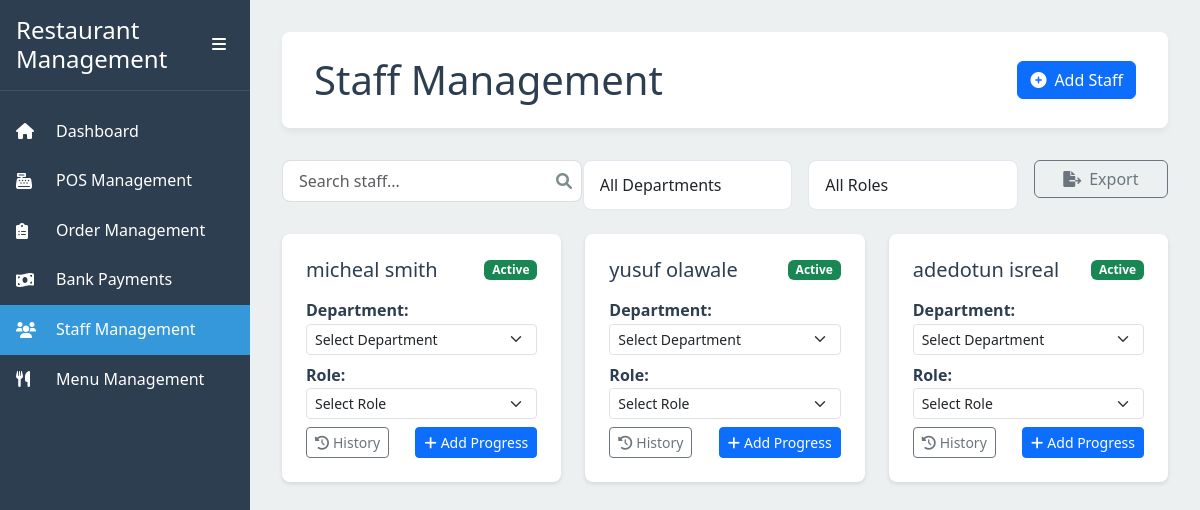
Page /staffmgt/ on the committed database.
### myapp/models.py (models this page shows, shortened)
class StaffProfile(models.Model):
    user = models.OneToOneField(User, on_delete=models.CASCADE)
    department = models.ForeignKey(Department, on_delete=models.SET_NULL, null=True, blank=True)
    role = models.ForeignKey(Role, on_delete=models.SET_NULL, null=True, blank=True)
    phone_number = models.CharField(max_length=15, blank=True)
    hire_date = models.DateField(auto_now_add=True)
    is_active = models.BooleanField(default=True)

### myapp/views.py (the view)
# urls.py: path('staffmgt/', views.staff_management, name='staff_management'),
def staff_management(request):
    staff_users = User.objects.filter(email__endswith='-staff@gmail.com')
    staff_profiles = []
    for user in staff_users:
        staff_profile, created = StaffProfile.objects.get_or_create(
            user=user,
            defaults={
                'department': None,
                'role': None,
                'is_active': True
            }
        )
        staff_profiles.append(staff_profile)
    context = {
        'staff_list': staff_profiles,
        'departments': Department.objects.all(),
        'roles': Role.objects.all(),
    }
    return render(request, 'staff_management.html', context)

### myapp/templates/staff_management.html (shortened to what this page needs)
{% load static %}
<!DOCTYPE html>
<html lang="en">
<head>
    <link href="https://cdn.jsdelivr.net/npm/bootstrap@5.3.0/dist/css/bootstrap.min.css" rel="stylesheet">
    <link rel="stylesheet" href="{% static 'dashboard.css' %}">
    <link rel="stylesheet" href="https://cdnjs.cloudflare.com/ajax/libs/font-awesome/6.0.0/css/all.min.css">
</head>
<body>
    <div class="dashboard">
        <aside class="sidebar" id="sidebar">
            <div class="sidebar-header">
                <h2>Restaurant Management</h2>
                <button class="sidebar-toggle" id="sidebarToggle">
                    <i class="fas fa-bars"></i>
                </button>
            </div>
            <nav class="sidebar-nav">
                <ul>
                    <li><a href="{% url 'dashboard' %}" class="nav-link">
                        <i class="fas fa-home"></i>
                        <span>Dashboard</span>
                    </a></li>
                    <li><a href="{% url 'manage_pos_payments' %}" class="nav-link">
                        <i class="fas fa-cash-register"></i>
                        <span>POS Management</span>
                    </a></li>
                    <li><a href="{% url 'view_orders' %}" class="nav-link">
                        <i class="fas fa-clipboard-list"></i>
                        <span>Order Management</span>
                    </a></li>
                    <li><a href="{% url 'manage_bank_payments' %}" class="nav-link">
                        <i class="fas fa-money-bill-wave"></i>
                        <span>Bank Payments</span>
                    </a></li>
                    <li><a href="{% url 'staff_management' %}" class="nav-link active">
                        <i class="fas fa-users"></i>
                        <span>Staff Management</span>
                    </a></li>
                    <li><a href="{% url 'menu_management' %}" class="nav-link">
                        <i class="fas fa-utensils"></i>
                        <span>Menu Management</span>
                    </a></li>
                </ul>
            </nav>
        </aside>
        <main class="main-content">
            <div class="content-header">
                <div class="d-flex justify-content-between align-items-center">
                    <h1 class="mb-0">Staff Management</h1>
                    <div class="header-actions">
                        <button class="btn btn-primary" data-bs-toggle="modal" data-bs-target="#addStaffModal">
                            <i class="fas fa-plus-circle me-2"></i>Add Staff
                        </button>
                    </div>
                </div>
            </div>
            <div class="controls-wrapper mb-4">
                <div class="row g-3">
                    <div class="col-md-4">
                        <div class="search-box">
                            <input type="text" id="staffSearch" placeholder="Search staff..." class="form-control">
                            <i class="fas fa-search"></i>
                        </div>
                    </div>
                    <div class="col-md-3">
                        <select id="departmentFilter" class="form-control">
                            <option value="">All Departments</option>
                        </select>
                    </div>
                    <div class="col-md-3">
                        <select id="roleFilter" class="form-control">
                            <option value="">All Roles</option>
                        </select>
                    </div>
                    <div class="col-md-2">
                        <button onclick="exportStaffData()" class="btn btn-outline-secondary w-100">
                            <i class="fas fa-file-export me-2"></i>Export
                        </button>
                    </div>
                </div>
            </div>
            <div class="summary-grid">
                {% for staff in staff_list %}
                <div class="summary-card staff-card" data-department="{{ staff.department.id }}" data-role="{{ staff.role.id }}">
                    <div class="card-body">
                        <div class="d-flex justify-content-between align-items-center mb-3">
                            <h5 class="card-title mb-0">{{ staff.user.get_full_name }}</h5>
                            <span class="badge {% if staff.is_active %}bg-success{% else %}bg-secondary{% endif %}">
                                {{ staff.is_active|yesno:"Active,Inactive" }}
                            </span>
                        </div>
                        <div class="staff-details">
                            <div class="mb-2">
                                <strong>Department:</strong>
                                <select class="form-select form-select-sm" onchange="updateStaffAssignment({{ staff.id }}, 'department', this.value)">
                                    <option value="">Select Department</option>
                                </select>
                            </div>
                            <div class="mb-2">
                                <strong>Role:</strong>
                                <select class="form-select form-select-sm" onchange="updateStaffAssignment({{ staff.id }}, 'role', this.value)">
                                    <option value="">Select Role</option>
                                </select>
                            </div>
                            <div class="staff-actions d-flex justify-content-between">
                                <button onclick="viewStaffHistory({{ staff.id }})" class="btn btn-sm btn-outline-secondary">
                                    <i class="fas fa-history me-1"></i>History
                                </button>
                                <button onclick="addProgressRecord({{ staff.id }})" class="btn btn-sm btn-primary">
                                    <i class="fas fa-plus me-1"></i>Add Progress
                                </button>
                            </div>
                        </div>
                    </div>
                </div>
                {% endfor %}
            </div>
        </main>
    </div>

### myapp/static/dashboard.css (style rules this page uses)
:root { --primary-color: #2c3e50; --secondary-color: #34495e; --accent-color: #3498db; --success-color: #2ecc71; --warning-color: #f1c40f; --danger-color: #e74c3c; --text-primary: #2c3e50; --text-secondary: #7f8c8d; --background-light: #ecf0f1; --sidebar-width: 250px; --sidebar-collapsed-width: 70px; --header-height: 60px; --border-radius: 8px; --transition-speed: 0.3s; }
* { margin: 0; padding: 0; box-sizing: border-box; }
body { font-family: 'Segoe UI', Tahoma, Geneva, Verdana, sans-serif; background-color: var(--background-light); color: var(--text-primary); line-height: 1.6; }
.dashboard { display: flex; min-height: 100vh; }
.sidebar { width: var(--sidebar-width); background-color: var(--primary-color); color: white; transition: width var(--transition-speed) ease; position: fixed; height: 100vh; z-index: 1000; }
.sidebar-header { padding: 1rem; display: flex; align-items: center; justify-content: space-between; border-bottom: 1px solid rgba(255, 255, 255, 0.1); }
.sidebar-header h2 { font-size: 1.5rem; margin: 0; }
.sidebar-toggle { background: none; border: none; color: white; cursor: pointer; padding: 0.5rem; }
.sidebar-nav ul { list-style: none; padding: 1rem 0; }
.nav-link { display: flex; align-items: center; padding: 0.75rem 1rem; color: white; text-decoration: none; transition: background-color var(--transition-speed) ease; }
.nav-link i { width: 24px; margin-right: 1rem; }
.nav-link.active { background-color: var(--accent-color); }
.main-content { flex: 1; margin-left: var(--sidebar-width); transition: margin var(--transition-speed) ease; padding: 2rem; }
.content-header { background: white; padding: 1.5rem 2rem; border-radius: var(--border-radius); box-shadow: 0 4px 6px rgba(0, 0, 0, 0.05); margin-bottom: 2rem; }
.search-box { position: relative; width: 300px; }
.search-box input { width: 100%; padding: 0.5rem 2rem 0.5rem 1rem; border: 1px solid #ddd; border-radius: var(--border-radius); }
.search-box i { position: absolute; right: 10px; top: 50%; transform: translateY(-50%); color: var(--text-secondary); }
.summary-grid { display: grid; grid-template-columns: repeat(auto-fit, minmax(250px, 1fr)); gap: 1.5rem; }
.summary-card { background: white; padding: 1.5rem; border-radius: var(--border-radius); box-shadow: 0 2px 4px rgba(0, 0, 0, 0.1); display: flex; align-items: center; gap: 1rem; }
.form-control { border-radius: 8px; border: 1px solid #e2e8f0; padding: 0.75rem 1rem; transition: all 0.2s ease; }

### rows in the picture
StaffProfile: user.get_full_name "micheal smith", is_active "Active"
StaffProfile: user.get_full_name "yusuf olawale", is_active "Active"
StaffProfile: user.get_full_name "adedotun isreal", is_active "Active"
